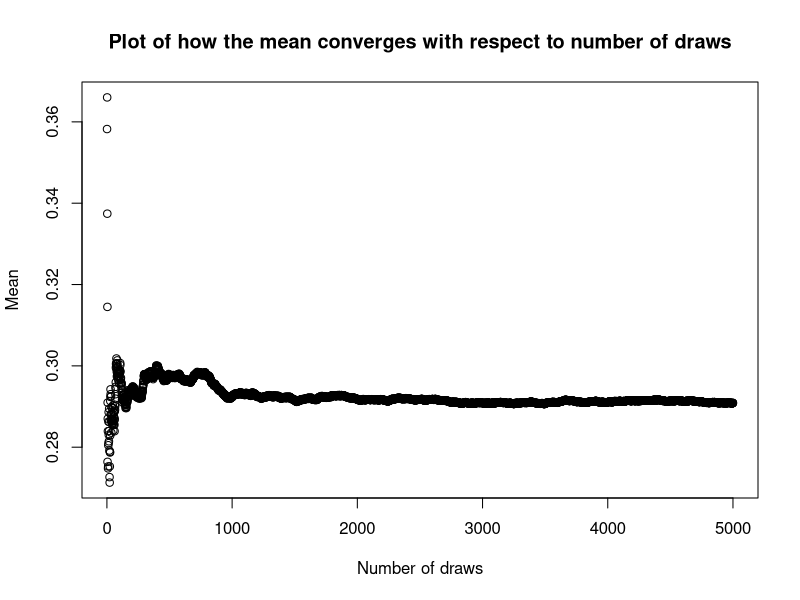
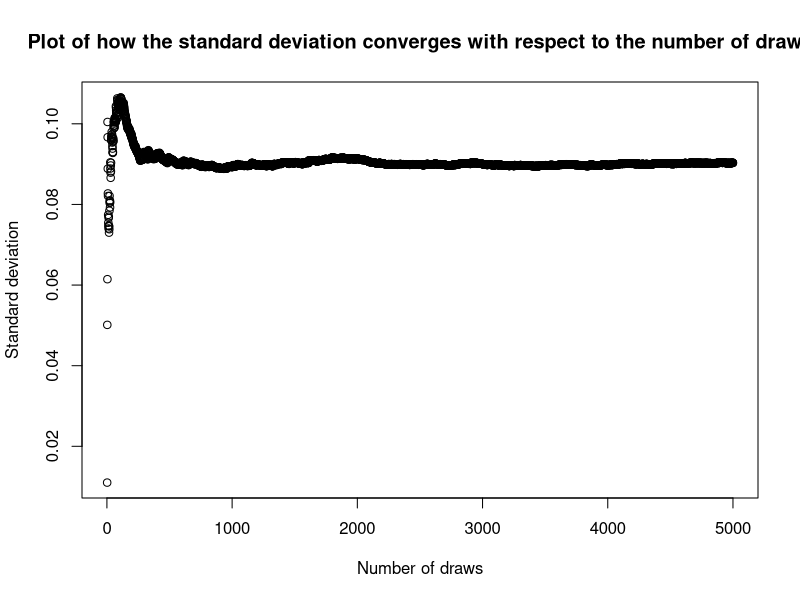
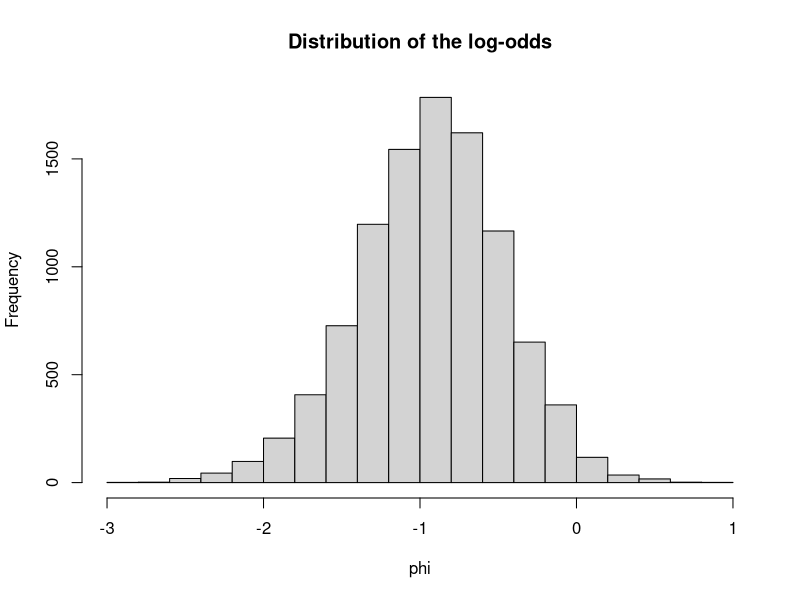
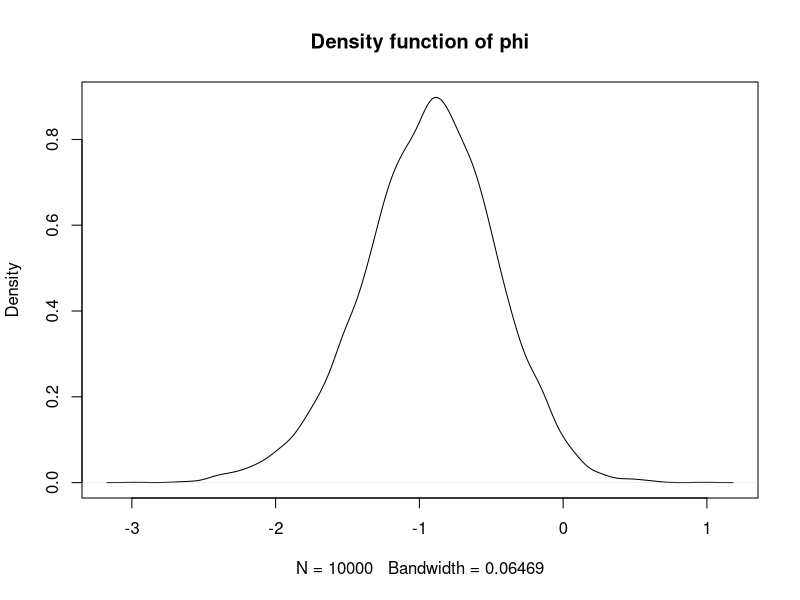
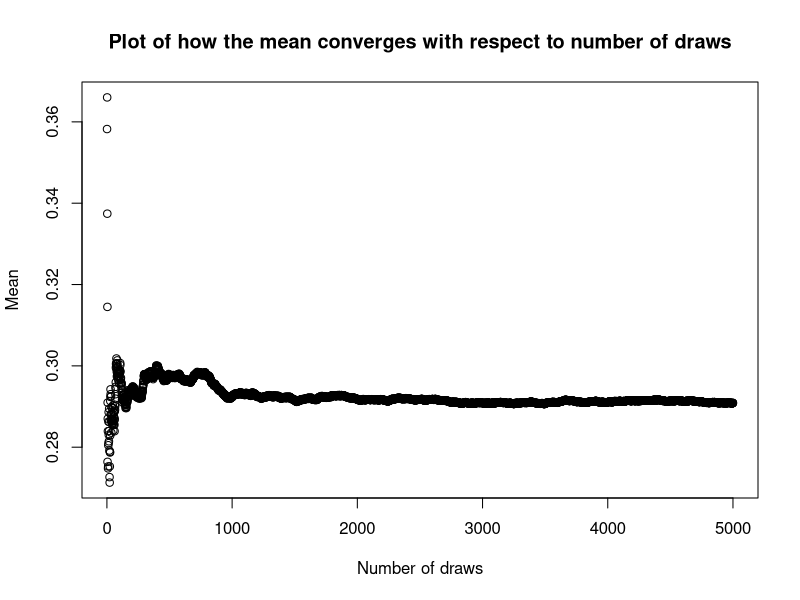
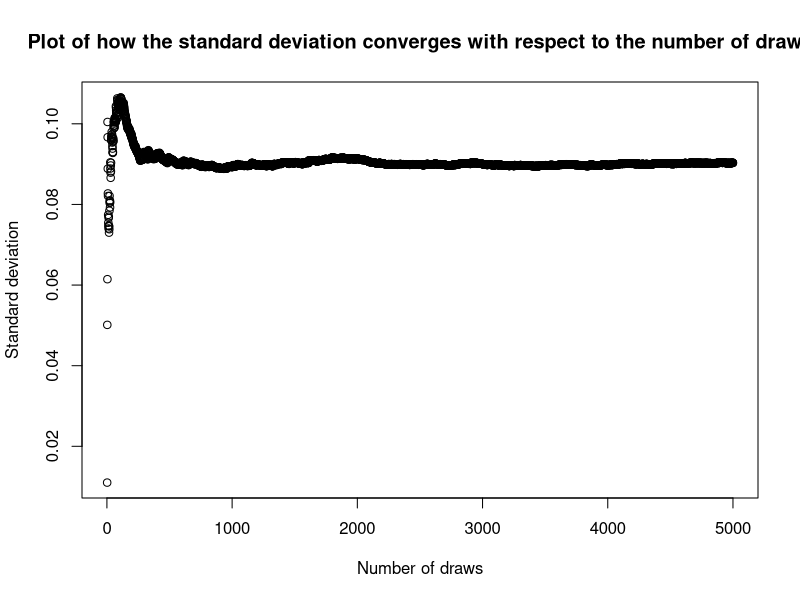
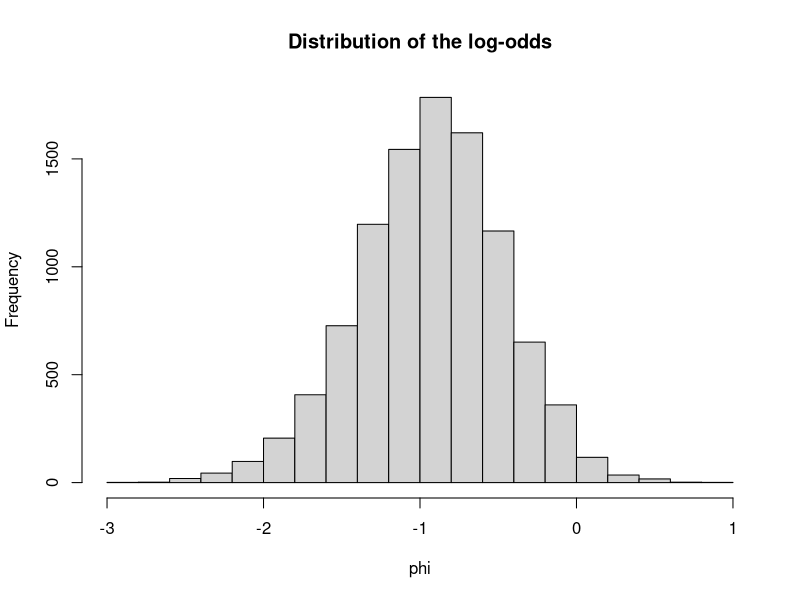
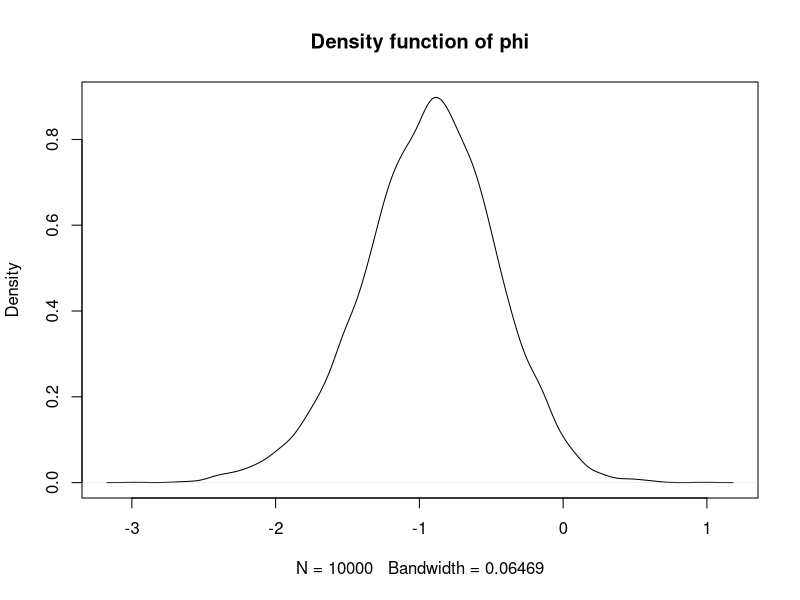

Generate these figures, in order, with R:
### Assignment 1

## Assignment 1: Let y1,...,yn be Bernoulli distributed with parameter theta. Assume that you have obtained a sample
## with s=5 successes in n=20 trials. Assume a Beta(alpha0, beta0) prior for theta and let alpha0=beta0=2.

## a) Draw random numbers from the posterior theta given y ~ Beta(alpha0+s, beta0+f) and verify graphically that the
## posterior mean and standard deviation converges to the true values as the number of random draws grows large. 

set.seed(12345)
alpha0=2
beta0=2
s=5
f=15
n=20

# Function for calculating the mean of a beta-distribution
calcMeanBeta = function(alpha, beta) {
  return(alpha/(alpha+beta))
}

# Function for calculating the standard deviation of a beta-distribution
calcStdDevBeta = function(alpha, beta) {
  return(sqrt(alpha*beta/((alpha+beta)^2*(alpha+beta+1))))
}

# Function for calculating the mean squared error of drawed data
calcMSE = function(n, mean, data){
  return(sqrt(1/(n-1)*sum((data-mean)^2)))
}

# Function for drawing random values from the betadistribution
drawBetaValues = function(n, alpha, beta) {
  return(rbeta(n, alpha, beta))
}

MeanOfPosterior = calcMeanBeta(alpha0+s, beta0+f)
StdOfPosterior = calcStdDevBeta(alpha0+s, beta0+f)
nVector = seq(1, 5000, 1)
meanVector=c()
stdVector=c()
for (i in nVector) {
  set.seed(12345)
  betaValues= drawBetaValues(i, alpha0+s, beta0+f)
  meanVector=c(meanVector, mean(betaValues))
  stdVector=c(stdVector, calcMSE(i, mean(betaValues), betaValues))
}
plot(nVector, meanVector, main="Plot of how the mean converges with respect to number of draws",
     xlab="Number of draws", ylab="Mean")
plot(nVector, stdVector, main="Plot of how the standard deviation converges with respect to the number of draws",
     xlab="Number of draws", ylab="Standard deviation")

## As seen in the plot the posterior mean as well as the posterior standard deviation converges towards its true
## value of approx 0.29 and 0.09 respectively as the number of randow draws grows large.

## b) Use simulation (nDraws=10000) to compute the posterior probability Pr(theta>0.3 given y) and compare with
## with the exact value

trueProb=1-pbeta(0.3, alpha0+s, beta0+f)
set.seed(12345)
draw10000=rbeta(10000, alpha0+s, beta0+f)
probHat=sum(draw10000>0.3)/10000
print(trueProb)
print(probHat)

## As seen in the results from both calculations the probHat is very close to the true probability from the beta
## distribution. As the number of draws increases the approximated probability will converge towards the true
## value.

## c) Compute the posterior distribution of the log-odds phi= log(theta/(1-theta)) by simulation (nDraws=10000)

phi=log(draw10000/(1-draw10000))
hist(phi, breaks=20, main="Distribution of the log-odds")
plot(density(phi), main="Density function of phi")

### Assignment 2

## Assignment 1: Let y1,...,yn be Bernoulli distributed with parameter theta. Assume that you have obtained a sample
## with s=5 successes in n=20 trials. Assume a Beta(alpha0, beta0) prior for theta and let alpha0=beta0=2.

## a) Draw random numbers from the posterior theta given y ~ Beta(alpha0+s, beta0+f) and verify graphically that the
## posterior mean and standard deviation converges to the true values as the number of random draws grows large. 

set.seed(12345)
alpha0=2
beta0=2
s=5
f=15
n=20

# Function for calculating the mean of a beta-distribution
calcMeanBeta = function(alpha, beta) {
  return(alpha/(alpha+beta))
}

# Function for calculating the standard deviation of a beta-distribution
calcStdDevBeta = function(alpha, beta) {
  return(sqrt(alpha*beta/((alpha+beta)^2*(alpha+beta+1))))
}

# Function for calculating the mean squared error of drawed data
calcMSE = function(n, mean, data){
  return(sqrt(1/(n-1)*sum((data-mean)^2)))
}

# Function for drawing random values from the betadistribution
drawBetaValues = function(n, alpha, beta) {
  return(rbeta(n, alpha, beta))
}

MeanOfPosterior = calcMeanBeta(alpha0+s, beta0+f)
StdOfPosterior = calcStdDevBeta(alpha0+s, beta0+f)
nVector = seq(1, 5000, 1)
meanVector=c()
stdVector=c()
for (i in nVector) {
  set.seed(12345)
  betaValues= drawBetaValues(i, alpha0+s, beta0+f)
  meanVector=c(meanVector, mean(betaValues))
  stdVector=c(stdVector, calcMSE(i, mean(betaValues), betaValues))
}
plot(nVector, meanVector, main="Plot of how the mean converges with respect to number of draws",
     xlab="Number of draws", ylab="Mean")
plot(nVector, stdVector, main="Plot of how the standard deviation converges with respect to the number of draws",
     xlab="Number of draws", ylab="Standard deviation")

## As seen in the plot the posterior mean as well as the posterior standard deviation converges towards its true
## value of approx 0.29 and 0.09 respectively as the number of randow draws grows large.

## b) Use simulation (nDraws=10000) to compute the posterior probability Pr(theta>0.3 given y) and compare with
## with the exact value

trueProb=1-pbeta(0.3, alpha0+s, beta0+f)
set.seed(12345)
draw10000=rbeta(10000, alpha0+s, beta0+f)
probHat=sum(draw10000>0.3)/10000
print(trueProb)
print(probHat)

## As seen in the results from both calculations the probHat is very close to the true probability from the beta
## distribution. As the number of draws increases the approximated probability will converge towards the true
## value.

## c) Compute the posterior distribution of the log-odds phi= log(theta/(1-theta)) by simulation (nDraws=10000)

phi=log(draw10000/(1-draw10000))
hist(phi, breaks=20, main="Distribution of the log-odds")
plot(density(phi), main="Density function of phi")

### Assignment 3

## 3.a) Bayesian inference for the concentration parameter in the von Mises distribution. This exercise is concerned
## with directional data. The point is to show you that the posterior distribution for somewhat weird models can be
## obtained by plotting it over a grid of values. The data points are observed wind directions at a given location on
## ten different days. The data are recorded in degrees: (40, 303, 326, 285, 296, 314, 20, 308, 299, 296) where North
## is located at zero degrees (see Figure 1 on the next page, where the angles are measured clockwise). To fit with 
## Wikipedias description of probability distributions for circular data we convert the data into radians -pi<=y<=pi.
## The 10 observations in radians are (-2.44,2.14,2.54,1.83,2.02,2.33,-2.79,2.23,2.07,2.02).
## Assume that these data points are independent observations following the von Mises distribution
## p(y given my,k) = exp(k*cos(y-u))/(2*pi*I0(k)), -pi<=y<=pi, where I0(k) is the modified Bessel function of the 
## first kind of order zero (see ?besselI in R). The parameter my (-pi<=my<=pi) is the mean direction and k>0 is
## called the concentration parameter. Large k gives a small variance around my, and vice versa. Assume that my is
## known to be 2.39. Let K ~ Exponential(Lambda=1) a priori, where lambda is the rate parameter of the exponential
## distribution (so that the mean is 1/lambda).

## a) Plot the posterior distribution of k for the wind direction data over a fine grid of k values. 

data_radian=c(-2.44,2.14,2.54,1.83,2.02,2.33,-2.79,2.23,2.07,2.02)
my=2.39
lambda=1

# Function for computing the vonMisesDistrib for a given dataset
vonMisesDistrib = function(kappa, data, my){
  likelihood=1
  for (i in data) {
    likelihood=likelihood*exp(kappa*cos(i-my))/(2*pi*besselI(kappa, 0))
  }
  return(likelihood)
}

# Function for computing the exponential distribution
exponDistrib = function(data, lambda) {
  return(1/lambda*exp(-1/lambda*data))
}

kappa_values=seq(0,10,0.01)

# Function for computing the posterior distribution
posteriorDistrib = function(kappa, lambda, data, my) {
  likelihood=vonMisesDistrib(kappa, data, my)
  prior=exponDistrib(kappa, lambda)
  return(likelihood*prior)
}

posteriorLikelihood=posteriorDistrib(kappa_values, lambda, data_radian, my)
plot(kappa_values, posteriorLikelihood, xlab="Kappa", ylab="Likelihood",
     main="Posterior likelihood for different kappavalues", type="l", col="blue")

## As seen in the plot the likelihood of the posterior peaks between 2 and 4 and then dies off for larger
## kappa-values.

## b) Find the (approximate) posterior mode of k from the information in a).

# Puts likelihood values with corresponding kappa-values to be able to retrieve the kappa-value corresponding to
## the highest likelihood (mode)
posterior.df=data.frame(kappa=kappa_values, likelihood=posteriorLikelihood)
posteriorMode=subset(posterior.df, likelihood==max(likelihood), kappa)
print(posteriorMode$kappa)

## The approximated posterior mode is found to be 2.12.









